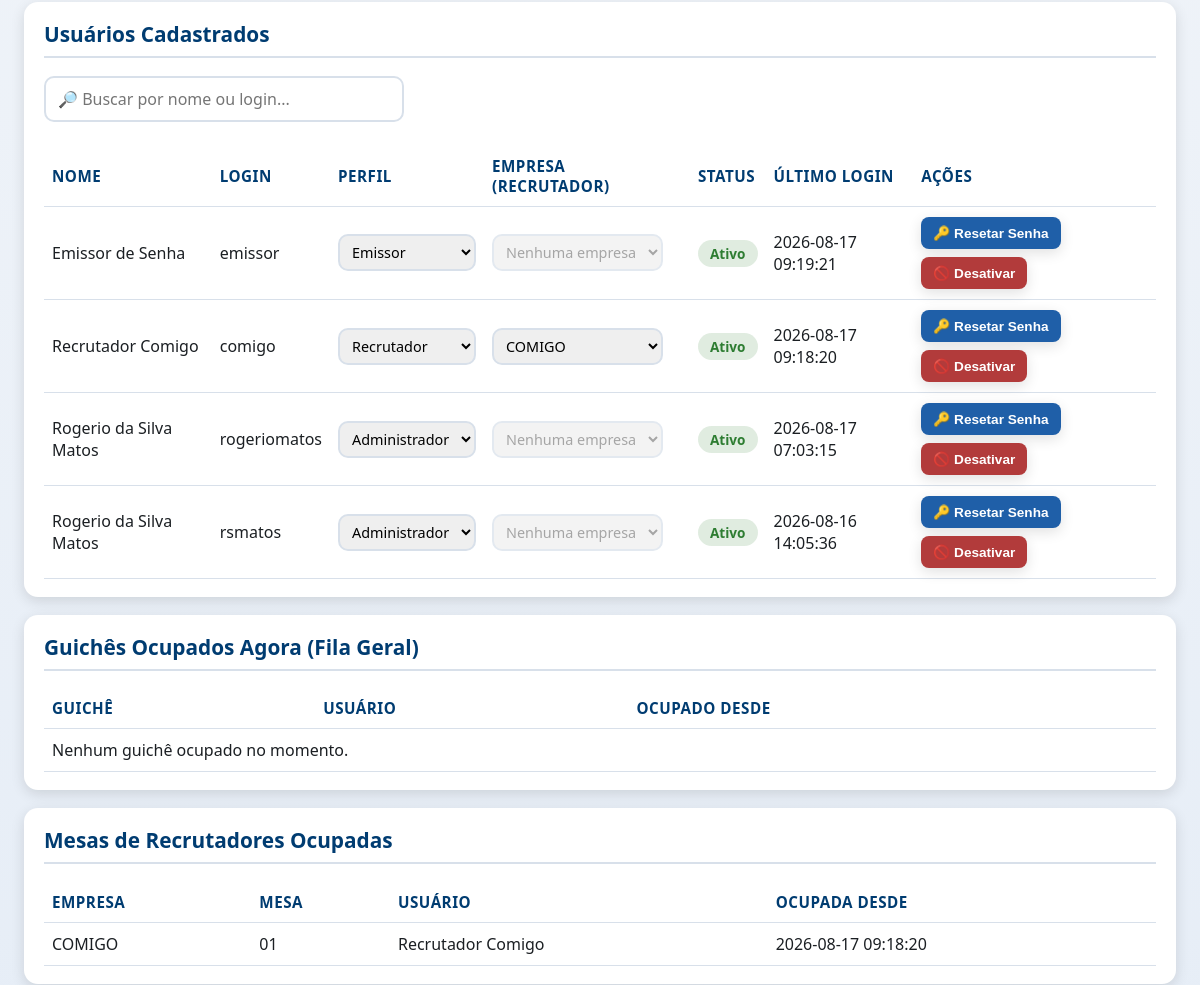
The page /admin/usuarios (signed in, middle part) on the database as committed earlier.
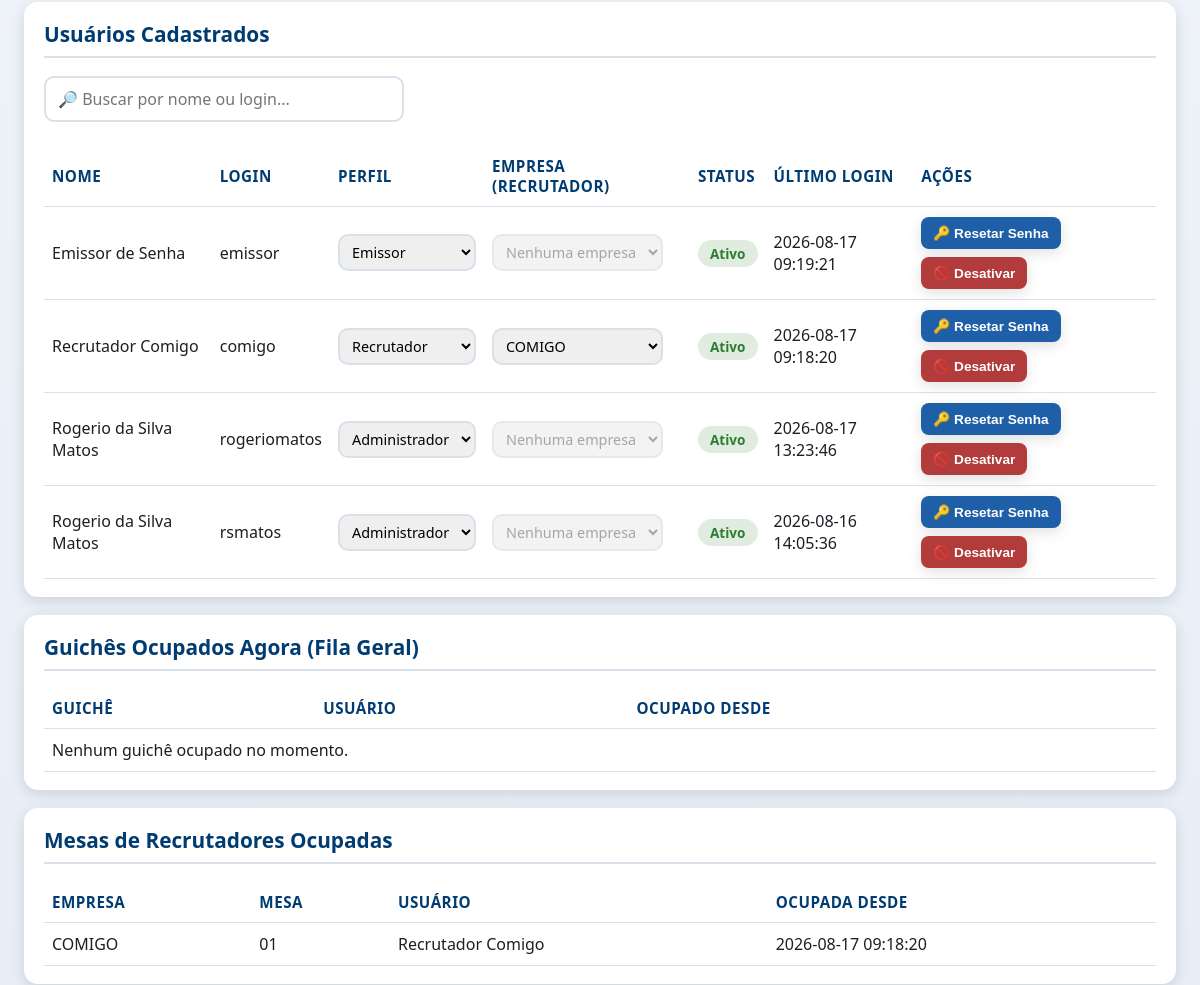
The same page on the database as committed later.
### tables this page shows
CREATE TABLE usuarios (
            id INTEGER PRIMARY KEY AUTOINCREMENT,
            nome_completo TEXT NOT NULL,
            login TEXT NOT NULL UNIQUE,
            senha_hash TEXT NOT NULL,
            perfil TEXT NOT NULL DEFAULT 'atendente',
            ativo INTEGER NOT NULL DEFAULT 1,
            data_criacao TEXT NOT NULL,
            ultimo_login TEXT
        , empresa_id INTEGER REFERENCES empresas (id));

CREATE TABLE empresas (
                id INTEGER PRIMARY KEY AUTOINCREMENT,
                nome TEXT NOT NULL UNIQUE,
                ativa INTEGER NOT NULL DEFAULT 1,
                data_criacao TEXT NOT NULL
            , logo_path TEXT, cor_principal TEXT, contador_atual INTEGER NOT NULL DEFAULT 0, atendimento_finalizado_em TEXT);

CREATE TABLE guiches_empresa_ocupados (
                empresa_id INTEGER NOT NULL,
                guiche INTEGER NOT NULL,
                usuario_id INTEGER NOT NULL,
                usuario_nome TEXT NOT NULL,
                ocupado_desde TEXT NOT NULL,
                PRIMARY KEY (empresa_id, guiche),
                FOREIGN KEY (empresa_id) REFERENCES empresas (id),
                FOREIGN KEY (usuario_id) REFERENCES usuarios (id)
            );

### app.py (the view)
@app.route("/admin/usuarios")
@auth.login_required
@auth.admin_required
def usuarios_tela():
    usuarios = database.listar_usuarios()
    guiches_ocupados = database.listar_guiches_ocupados()
    guiches_empresa_ocupados = database.listar_guiches_empresa_ocupados()
    empresas = database.listar_empresas()
    return render_template(
        "usuarios.html",
        config=config_manager.obter_todas(),
        usuarios=usuarios,
        guiches_ocupados=guiches_ocupados,
        guiches_empresa_ocupados=guiches_empresa_ocupados,
        empresas=empresas,
    )

### app.py (called while the page is built)
@app.context_processor
def injetar_usuario_logado():
    usuario_sessao = auth.usuario_logado()
    identidade_empresa = None
    if usuario_sessao and usuario_sessao.get("perfil") == PerfilUsuario.RECRUTADOR:
        empresa_id = usuario_sessao.get("empresa_id")
        if empresa_id:
            empresa = database.obter_empresa_por_id(empresa_id)
            if empresa and (empresa.logo_path or empresa.cor_principal):
                identidade_empresa = {"logo_path": empresa.logo_path, "cor": empresa.cor_principal}
    return {
        "usuario_logado": usuario_sessao,
        "eh_admin": auth.eh_admin(),
        "sigs_versao": SIGS_VERSAO,
        "identidade_empresa": identidade_empresa,
    }

### auth.py (called while the page is built)
def usuario_logado() -> Optional[dict]:
    usuario_id = session.get(CHAVE_SESSAO_USUARIO_ID)
    if usuario_id is None:
        return None
    return {
        "id": usuario_id,
        "nome_completo": session.get(CHAVE_SESSAO_NOME),
        "login": session.get(CHAVE_SESSAO_LOGIN),
        "perfil": session.get(CHAVE_SESSAO_PERFIL),
        "guiche": session.get(CHAVE_SESSAO_GUICHE),
        "empresa_id": session.get(CHAVE_SESSAO_EMPRESA_ID),
        "empresa_nome": session.get(CHAVE_SESSAO_EMPRESA_NOME),
    }

def eh_admin() -> bool:
    return session.get(CHAVE_SESSAO_PERFIL) == PerfilUsuario.ADMIN

def admin_required(funcao_view):
    @wraps(funcao_view)
    def wrapper(*args, **kwargs):
        if not eh_admin():
            if _requisicao_eh_api():
                return jsonify({"sucesso": False, "erro": "Acesso restrito a administradores."}), 403
            flash("Esta área é restrita a administradores.", "erro")
            return redirect(url_for("index"))
        return funcao_view(*args, **kwargs)
    return wrapper

### config.py (called while the page is built)
    def _conectar(self) -> sqlite3.Connection:
        conexao = sqlite3.connect(str(DATABASE_PATH), timeout=10, check_same_thread=False)
        conexao.row_factory = sqlite3.Row
        return conexao

### database.py (called while the page is built)
@contextmanager
def get_connection() -> Generator[sqlite3.Connection, None, None]:
    conexao = sqlite3.connect(str(DATABASE_PATH), timeout=10, check_same_thread=False)
    conexao.row_factory = sqlite3.Row
    conexao.execute("PRAGMA journal_mode = WAL")
    conexao.execute("PRAGMA foreign_keys = ON")
    try:
        yield conexao
    finally:
        conexao.close()

### models.py (called while the page is built)
    def to_dict_publico(self) -> dict:
        dados = asdict(self)
        dados.pop("senha_hash", None)
        return dados

### templates/usuarios.html (shortened to what this page needs)
{% extends "layout.html" %}
{% block conteudo %}
<div class="pagina pagina-usuarios">
    <main class="conteudo-principal">
        <section class="card">
            <h2>Usuários Cadastrados</h2>
            <input type="text" id="busca-usuarios" class="campo-busca-tabela"
                   placeholder="🔎 Buscar por nome ou login...">
            <table class="tabela-fila">
                <thead>
                    <tr>
                        <th>Nome</th>
                        <th>Login</th>
                        <th>Perfil</th>
                        <th>Empresa (Recrutador)</th>
                        <th>Status</th>
                        <th>Último Login</th>
                        <th>Ações</th>
                    </tr>
                </thead>
                <tbody id="usuarios-corpo">
                    {% for usuario in usuarios %}
                    <tr data-usuario-id="{{ usuario.id }}">
                        <td>{{ usuario.nome_completo }}</td>
                        <td>{{ usuario.login }}</td>
                        <td>
                            <select class="select-perfil" data-usuario-id="{{ usuario.id }}">
                                <option value="emissor" {% if usuario.perfil == 'emissor' %}selected{% endif %}>Emissor</option>
                                <option value="recrutador" {% if usuario.perfil == 'recrutador' %}selected{% endif %}>Recrutador</option>
                                <option value="admin" {% if usuario.perfil == 'admin' %}selected{% endif %}>Administrador</option>
                            </select>
                        </td>
                        <td>
                            <select class="select-empresa-recrutador" data-usuario-id="{{ usuario.id }}"
                                    {{ '' if usuario.perfil == 'recrutador' else 'disabled' }}>
                                <option value="">Nenhuma empresa</option>
                                {% for empresa in empresas %}
                                <option value="{{ empresa.id }}" {% if usuario.empresa_id == empresa.id %}selected{% endif %}>{{ empresa.nome }}</option>
                                {% endfor %}
                            </select>
                        </td>
                        <td>
                            <span class="status-badge-{{ 'ativo' if usuario.ativo else 'inativo' }}">
                                {{ 'Ativo' if usuario.ativo else 'Inativo' }}
                            </span>
                        </td>
                        <td>{{ usuario.ultimo_login or 'Nunca' }}</td>
                        <td class="acoes-usuario">
                            <button class="botao botao-secundario botao-acao-pequeno btn-resetar-senha" data-usuario-id="{{ usuario.id }}">
                                🔑 Resetar Senha
                            </button>
                            <button class="botao {{ 'botao-alerta' if usuario.ativo else 'botao-primario' }} botao-acao-pequeno btn-toggle-status"
                                    data-usuario-id="{{ usuario.id }}" data-ativo="{{ usuario.ativo | lower }}">
                                {{ '🚫 Desativar' if usuario.ativo else '✅ Ativar' }}
                            </button>
                        </td>
                    </tr>
                    {% endfor %}
                </tbody>
            </table>
        </section>
        <section class="card">
            <h2>Guichês Ocupados Agora (Fila Geral)</h2>
            <table class="tabela-fila">
                <thead>
                    <tr>
                        <th>Guichê</th>
                        <th>Usuário</th>
                        <th>Ocupado Desde</th>
                    </tr>
                </thead>
                <tbody>
                    {% for ocupacao in guiches_ocupados %}
                    <tr>
                        <td>{{ '%02d' | format(ocupacao.guiche) }}</td>
                        <td>{{ ocupacao.usuario_nome }}</td>
                        <td>{{ ocupacao.ocupado_desde }}</td>
                    </tr>
                    {% else %}
                    <tr><td colspan="3">Nenhum guichê ocupado no momento.</td></tr>
                    {% endfor %}
                </tbody>
            </table>
        </section>
        <section class="card">
            <h2>Mesas de Recrutadores Ocupadas</h2>
            <table class="tabela-fila">
                <thead>
                    <tr>
                        <th>Empresa</th>
                        <th>Mesa</th>
                        <th>Usuário</th>
                        <th>Ocupada Desde</th>
                    </tr>
                </thead>
                <tbody>
                    {% for ocupacao in guiches_empresa_ocupados %}
                    <tr>
                        <td>{{ ocupacao.empresa_nome }}</td>
                        <td>{{ '%02d' | format(ocupacao.guiche) }}</td>
                        <td>{{ ocupacao.usuario_nome }}</td>
                        <td>{{ ocupacao.ocupado_desde }}</td>
                    </tr>
                    {% else %}
                    <tr><td colspan="4">Nenhuma mesa de recrutador ocupada no momento.</td></tr>
                    {% endfor %}
                </tbody>
            </table>
        </section>
    </main>
</div>
{% endblock %}

### templates/layout.html (shortened to what this page needs)
<!DOCTYPE html>
<html lang="pt-BR">
<head>
    <link rel="stylesheet" href="{{ url_for('static', filename='css/style.css') }}">
</head>
<body>
    {% block conteudo %}{% endblock %}
</body>
</html>

### static/css/style.css (style rules this page uses)
:root { --cor-principal: #003C71; --cor-principal-clara: #1F5FA8; --cor-secundaria: #F4A300; --cor-fundo: #F2F5F9; --cor-texto: #1B1F23; --cor-branco: #FFFFFF; --cor-cinza-borda: #D8E0EA; --cor-sucesso: #2E7D32; --cor-erro: #C62828; --sombra-padrao: 0 4px 14px rgba(0, 0, 0, 0.12); --raio-borda: 14px; --transicao-padrao: all 0.25s ease-in-out; }
* { box-sizing: border-box; }
body { margin: 0; font-family: "Segoe UI", Arial, Helvetica, sans-serif; background: linear-gradient(180deg, var(--cor-fundo) 0%, #E4ECF6 100%); color: var(--cor-texto); }
.pagina { max-width: 1200px; margin: 0 auto; padding: 20px 24px; padding-bottom: 72px; }
.conteudo-principal { display: flex; flex-direction: column; gap: 18px; }
.card { background: var(--cor-branco); border-radius: var(--raio-borda); box-shadow: var(--sombra-padrao); padding: 18px 20px; }
.card h2 { margin-top: 0; color: var(--cor-principal); font-size: 1.3rem; border-bottom: 2px solid var(--cor-cinza-borda); padding-bottom: 8px; }
input, select { padding: 10px 12px; border: 2px solid var(--cor-cinza-borda); border-radius: 10px; font-size: 1rem; font-family: inherit; transition: var(--transicao-padrao); }
.campo-busca-tabela { width: 100%; max-width: 360px; margin-bottom: 14px; }
.botao { border: none; border-radius: 12px; padding: 12px 16px; font-size: 1.1rem; font-weight: 700; cursor: pointer; transition: var(--transicao-padrao); box-shadow: var(--sombra-padrao); text-decoration: none; text-align: center; display: inline-flex; align-items: center; justify-content: center; gap: 8px; color: var(--cor-branco); }
.botao-secundario { background: var(--cor-principal-clara); }
.botao-alerta { background: #B23B3B; }
.tabela-fila { width: 100%; border-collapse: collapse; margin-top: 10px; }
.tabela-fila th, .tabela-fila td { text-align: left; padding: 10px 8px; border-bottom: 1px solid var(--cor-cinza-borda); }
.tabela-fila th { color: var(--cor-principal); font-size: 0.95rem; text-transform: uppercase; letter-spacing: 0.5px; }
.botao-acao-pequeno { padding: 8px 12px; font-size: 0.85rem; border-radius: 8px; margin-right: 6px; }
.status-badge-ativo, .status-badge-inativo { padding: 4px 12px; border-radius: 999px; font-size: 0.85rem; font-weight: 700; }
.status-badge-ativo { background: rgba(46, 125, 50, 0.15); color: var(--cor-sucesso); }
.acoes-usuario { display: flex; gap: 8px; flex-wrap: wrap; }
.select-perfil, .select-empresa-recrutador { padding: 6px 8px; font-size: 0.9rem; }

Rows that differ between the two databases and show on the page:
changed usuarios "rogeriomatos": ultimo_login "2026-08-17 07:03:15" → "2026-08-17 13:23:46"
